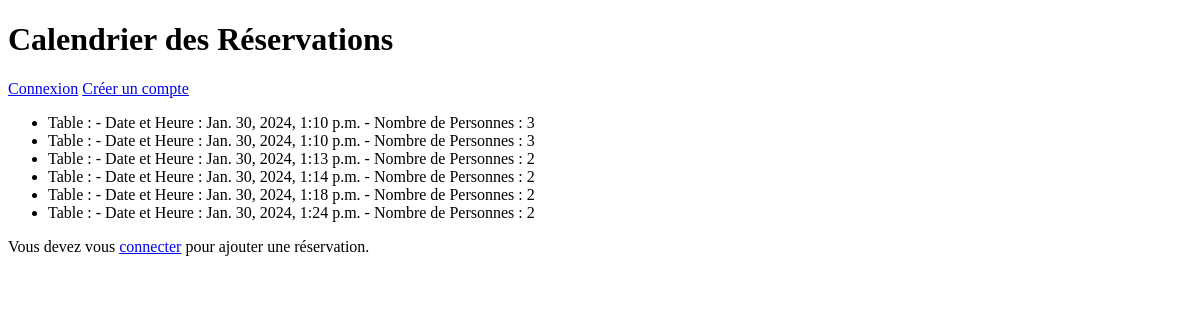
The app's page /app_info/calendrier/, older data.
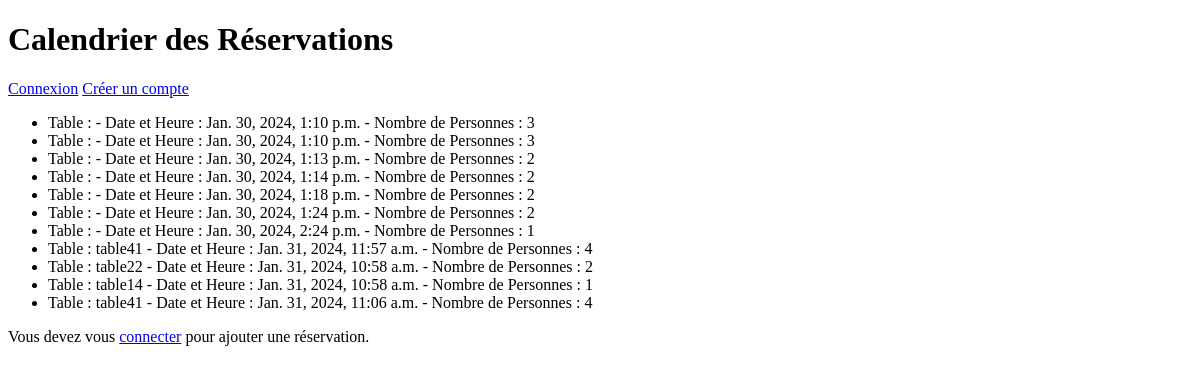
The same page, newer data.
### app_info/models.py (models this page shows, shortened)
class Reservation(models.Model):
    user = models.ForeignKey(User, on_delete=models.CASCADE, null=True)
    nom = models.CharField(max_length=100)
    date_heure = models.DateTimeField()
    nombre_personnes = models.IntegerField()
    table = models.ForeignKey(Table, on_delete=models.SET_NULL, null=True)

class Table(models.Model):
    id=models.AutoField(primary_key=True)
    nom = models.CharField(max_length=100, unique=True)
    capacite = models.IntegerField()

### app_info/views.py (the view)
# urls.py: path('calendrier/', views.calendrier_reservations, name='calendrier_reservations'),
def calendrier_reservations(request):
    reservations = Reservation.objects.all()
    return render(request, 'app_info/calendrier.html', {'reservations': reservations})

### app_info/templates/app_info/calendrier.html (shortened to what this page needs)
<!DOCTYPE html>
<html lang="fr">
<head>
</head>
<body>
    <h1>Calendrier des Réservations</h1>
    {% if user.is_authenticated %}
    <a href="{% url 'logout' %}">Déconnexion</a>
{% else %}
    <a href="{% url 'login' %}" class="btn btn-primary">Connexion</a>
{% endif %}
<a href="{% url 'signup' %}">Créer un compte</a>
    <ul>
        {% for reservation in reservations %}
        <li>
            Table : {{ reservation.table.nom }} -
            Date et Heure : {{ reservation.date_heure }} -
            Nombre de Personnes : {{ reservation.nombre_personnes }}
        </li>
        {% endfor %}
    </ul>
    {% if user.is_authenticated %}
    <a href="{% url 'ajouter_reservation' %}">Ajouter une réservation</a>
    {% else %}
    <p>Vous devez vous <a href="{% url 'login' %}">connecter</a> pour ajouter une réservation.</p>
{% endif %}
</body>
</html>

Row changes from the older to the newer data that the page shows:
added Reservation: date_heure "Jan. 30, 2024, 2:24 p.m.", nombre_personnes "1"
added Reservation: table.nom "table41", date_heure "Jan. 31, 2024, 11:57 a.m.", nombre_personnes "4"
added Reservation: table.nom "table22", date_heure "Jan. 31, 2024, 10:58 a.m.", nombre_personnes "2"
added Reservation: table.nom "table14", date_heure "Jan. 31, 2024, 10:58 a.m.", nombre_personnes "1"
added Reservation: table.nom "table41", date_heure "Jan. 31, 2024, 11:06 a.m.", nombre_personnes "4"
